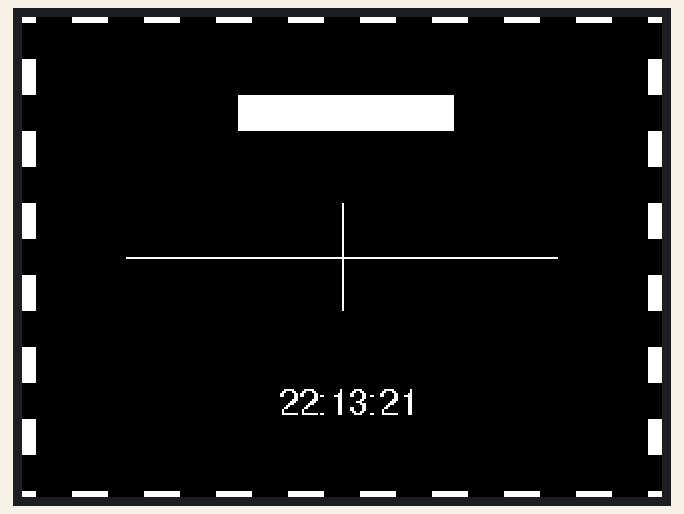
A sketch run on a simulated Arduino Uno, built with avr-gcc and run on an emulated ATmega328P. Parts: 320×240 colour display. What the sketch prints to the serial monitor is not drawn.

Above: at 0.3 s.
At 16.4 s:
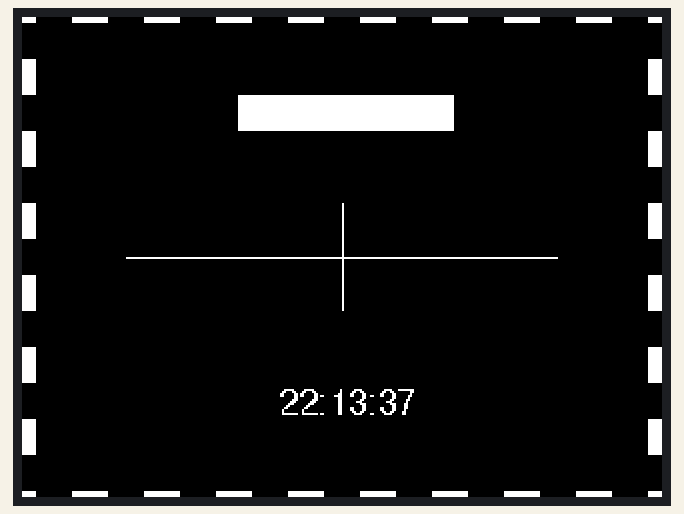
At 27.4 s:
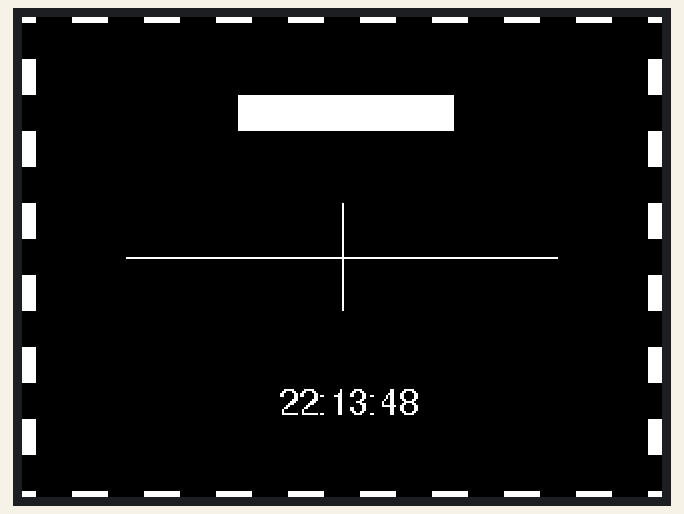
At 38.4 s:
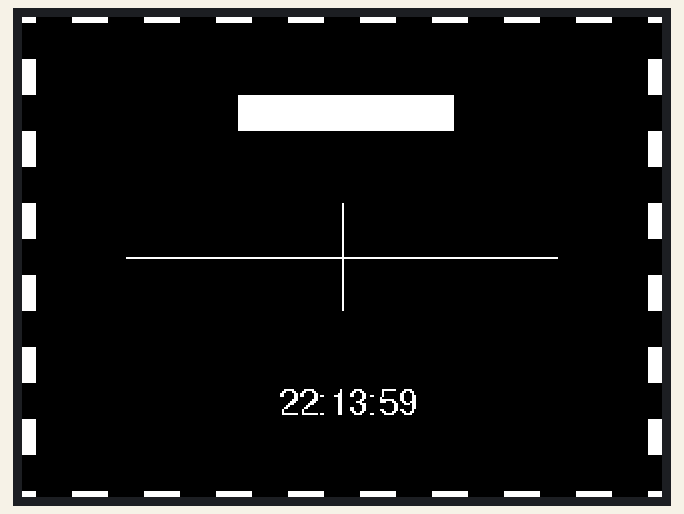
At 39.4 s:
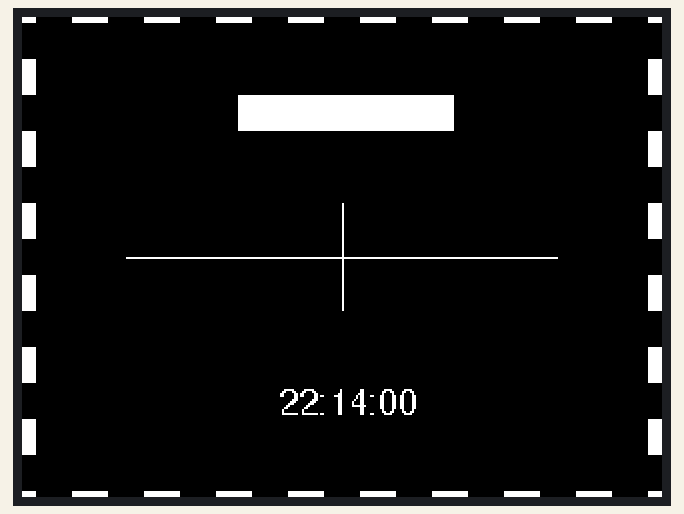

The sketch:

time.ino
```cpp
/*
 * generate testcard similar to BMP
 */

#include <Adafruit_GFX.h>
#if defined(_GFXFONT_H_)           //are we using the new library?
#include <Fonts/FreeSans9pt7b.h>
#define ADJ_BASELINE 11            //new fonts setCursor to bottom of letter
#else
#define ADJ_BASELINE 0             //legacy setCursor to top of letter
#endif
#include <MCUFRIEND_kbv.h>
MCUFRIEND_kbv tft;

#define BLACK   0x0000

#define WHITE   0xFFFF

#define RGB(r, g, b) (((r&0xF8)<<8)|((g&0xFC)<<3)|(b>>3))


#include <stdio.h>

uint16_t ID;
uint8_t hh, mm, ss; //containers for current time

uint8_t conv2d(const char* p)
{
    uint8_t v = 0;
    if ('0' <= *p && *p <= '9') v = *p - '0';
    return 10 * v + *++p - '0';
}

void setup(void)
{
    Serial.begin(9600);
    tft.reset();
    ID = tft.readID();
    Serial.print("TFT ID = 0x");
    Serial.println(ID, HEX);
    //    if (ID == 0xD3D3) ID = 0x9481; // write-only shield
    if (ID == 0xD3D3) ID = 0x9486; // write-only shield
    tft.begin(ID);
    tft.setRotation(1);
    tft.fillScreen(BLACK);
#if defined(_GFXFONT_H_)
    tft.setFont(&FreeSans9pt7b);
#endif
    hh = conv2d(__TIME__);
    mm = conv2d(__TIME__ + 3);
    ss = conv2d(__TIME__ + 6);


}

void loop(void)
{
    int16_t x, y, dx, dy, radius = 108, idx;
    uint16_t w, h, len, mask;
    uint16_t colors[2] = { BLACK, WHITE };
    uint16_t height, width;
    width = tft.width();
    height = tft.height();
    tft.fillRect(0, 0, 7, 3, WHITE);
    tft.fillRect(313, 0, 7, 3, WHITE);
    tft.fillRect(0, 237, 7, 3, WHITE);
    tft.fillRect(313, 237, 7, 3, WHITE);
    for (y = 0, w = 18, h = 3; y < 240; y += 13 * w + h) {
        for (x = 25; x < 320 - 18; x += 2 * w) {
            tft.fillRect(x, y, w, h, WHITE);
        }
    }
    for (x = 0, w = 7, h = 18; x < 320; x += 17 * h + w) {
        for (y = 21; y < 240 - 18; y += 2 * h) {
            tft.fillRect(x, y, w, h, WHITE);
        }
    }


    tft.fillRect(160 - 8, 5 * 18 + 3, 17, 3 * 18, BLACK);

    tft.fillRect(160 - 108, 120, 108 * 2, 1, WHITE);
    tft.fillRect(160, 5 * 18 + 3, 1, 3 * 18, WHITE);
    tft.fillRect(108, 2 * 18 + 3, 6 * 18, 18, WHITE);
    //    tft.fillRect(108, 10 * 18 + 3, 6 * 18, 18, BLACK);

    tft.setCursor(160 - 36, 24 + ADJ_BASELINE);
    tft.setTextColor(BLACK);
    tft.setTextSize(1);

    tft.setCursor(109, 43 + ADJ_BASELINE);
    tft.setTextColor(BLACK);
    tft.setTextSize(1);


    tft.setTextColor(WHITE, BLACK);
    //    tft.setFont(NULL);
    //    tft.setTextSize(2);
    while (1) {
        if (++ss > 59) {
            ss = 0;
            mm++;
            if (mm > 59) {
                mm = 0;
                hh++;
                if (hh > 23) hh = 0;
            }
        }
        char buf[20];
        sprintf(buf, "%02d:%02d:%02d", hh, mm,ss);
        tft.fillRect(108, 10 * 18 + 3, 6 * 18, 18, BLACK);
        tft.setCursor(128, 187 + ADJ_BASELINE);
        tft.print(buf);
        delay(1000);
    }
}
```

Source omitted: icons.c (data table, 53161 bytes)

Measured:
- what the display in image 3 shows lasts 1.0 s, from 38.4 s to 39.4 s
